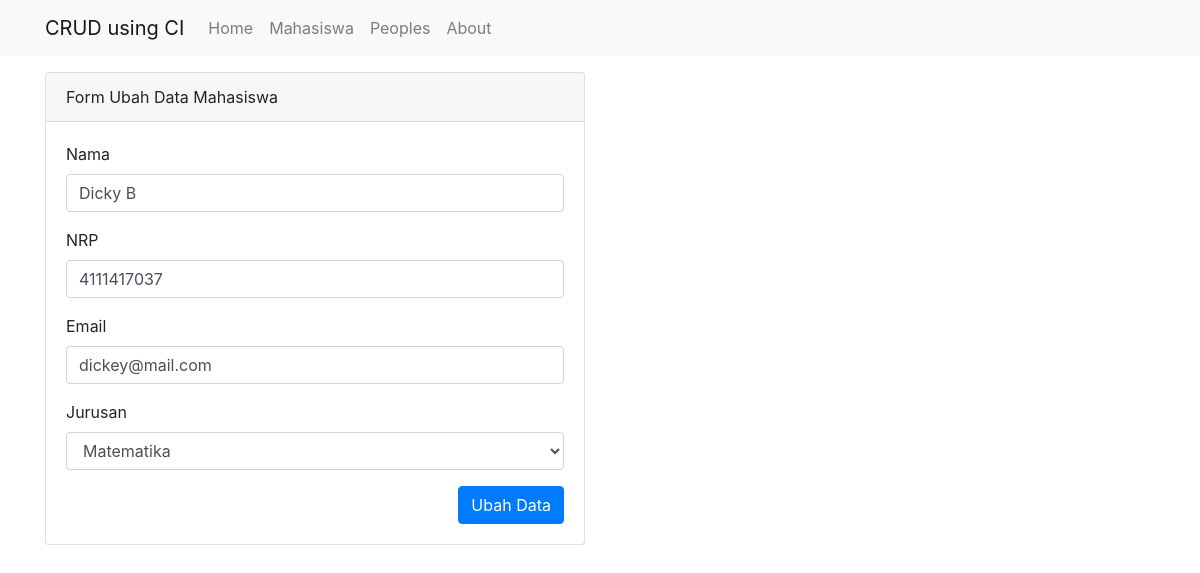
The app's page /mahasiswa/ubah/6 with its own data.
### tables this page shows
CREATE TABLE `mahasiswa` (
  `id` int(11) NOT NULL,
  `nama` varchar(100) NOT NULL,
  `nrp` varchar(100) NOT NULL,
  `email` varchar(100) NOT NULL,
  `jurusan` varchar(100) NOT NULL
);

### application/controllers/Mahasiswa.php (called while the page is built, shortened)
<?php
class Mahasiswa extends CI_Controller {
    public function __construct()
        {
            $this->load->model('Mahasiswa_model');
            $this->load->library('form_validation');
        }
    public function ubah($id)
    {
        $data['judul'] = 'Form Ubah Data Mahasiswa';
        $data['mahasiswa'] = $this->Mahasiswa_model->getMahasiswaById($id);
        $data['jurusan'] = ['Matematika','Fisika','Ilmu Komputer','Kimia','Sistem Informasi'];
        $this->form_validation->set_rules('nama', 'Nama', 'required');
        $this->form_validation->set_rules('nrp', 'NRP', 'required|numeric');
        $this->form_validation->set_rules('email', 'Email', 'required|valid_email');
        if($this->form_validation->run() == FALSE) {
            $this->load->view('templates/header', $data);
            $this->load->view('mahasiswa/ubah', $data);
            $this->load->view('templates/footer');
        } else {
            $this->Mahasiswa_model->ubahDataMahasiswa();
            $this->session->set_flashdata('flash', 'Diubah');
            redirect('mahasiswa');
        }
    }
}

### index.php (called while the page is built, shortened)
<?php
require_once BASEPATH.'core/CodeIgniter.php';

### application/models/Mahasiswa_model.php (called while the page is built, shortened)
<?php
class Mahasiswa_model extends CI_Model{
    public function getMahasiswaById($id)
    {
        return $this->db->get_where('mahasiswa', ['id'=>$id])->row_array();
    }
}

### application/views/mahasiswa/ubah.php (the view, shortened to what this page needs)
<div class="container">
    <div class="row mt-3">
        <div class="col-md-6">
        <div class="card">
            <div class="card-header">
                Form Ubah Data Mahasiswa
            </div>
            <div class="card-body">
                <form action="" method = "post">
                    <div class="form-group">
                        <label for="nama">Nama</label>
                        <input type="text" name="nama" class="form-control" id="nama" value="<?= $mahasiswa['nama']; ?>">
                    </div>
                    <div class="form-group">
                        <label for="nrp">NRP</label>
                        <input type="text" name="nrp" class="form-control" id="nrp" value="<?= $mahasiswa['nrp']; ?>">
                    </div>
                    <div class="form-group">
                        <label for="email">Email</label>
                        <input type="text" name="email" class="form-control" id="email" value="<?= $mahasiswa['email']; ?>">
                    </div>
                    <div class="form-group">
                    <div class="form-group">
                        <label for="jurusan">Jurusan</label>
                        <select class="form-control" id="jurusan" name="jurusan">
                            <?php foreach($jurusan as $j) : ?>
                                <?php if($j==$mahasiswa['jurusan']) : ?>
                                    <option value="<?= $j; ?>" selected><?= $j; ?></option>
                                <?php else : ?>
                                    <option value="<?= $j; ?>" ><?= $j; ?></option>
                                <?php endif; ?>
                            <?php endforeach; ?>
                        </select>
                    </div>
                    <button type="submit" name="ubah" class="btn btn-primary float-right">Ubah Data</button>
                </form>
            </div>
            </div>
        </div>
    </div>
</div>

### records on screen
mahasiswa: nama "Dicky B", nrp "4111417037", email "dickey@mail.com", jurusan "Matematika"
